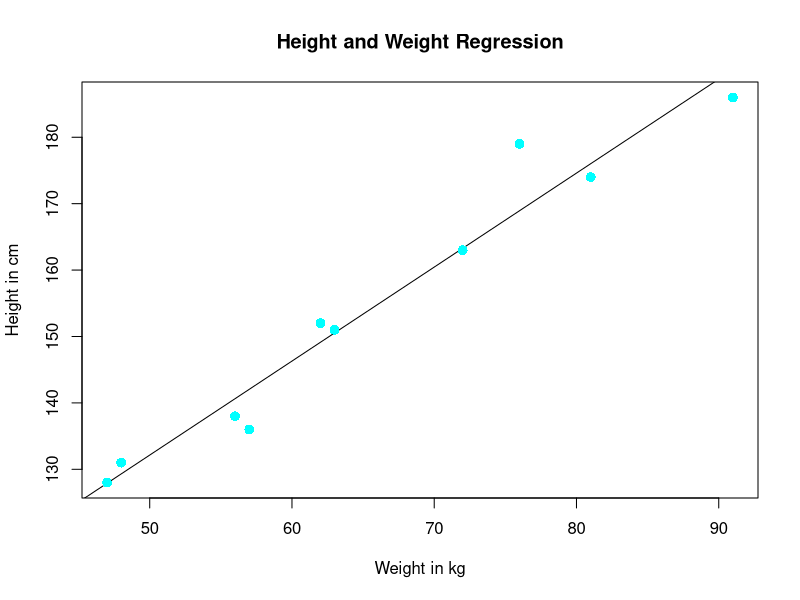

This chart was generated by the following R code:
#Values of Heights
#The predictor variable
x <- c(151, 174, 138, 186, 128, 136, 179, 163, 152, 131)
#Values of Weights 
#The response variable
y <- c(63, 81, 56, 91, 47, 57, 76, 72, 62, 48)
#Applying lm() function
#The predictor (or independent) variable for out linear regression will be Heights
# and the dependent variable (the one we`re trying to predict) will be Weights
var <- lm(y~x)
print(summary(var))
#Predicting weights
a <- data.frame(x = 170)
predictionResult <- predict(var,a)
print(predictionResult)
#Give the hart file a name
png(file = "linearregression.png")
#plotting the chart
plot(y, x, col="cyan", main = "Height and Weight Regression", 
     abline(lm(x~y)), cex=1.3, pch=16, xlab = "Weight in kg", ylab = "Height in cm")
dev.off()
